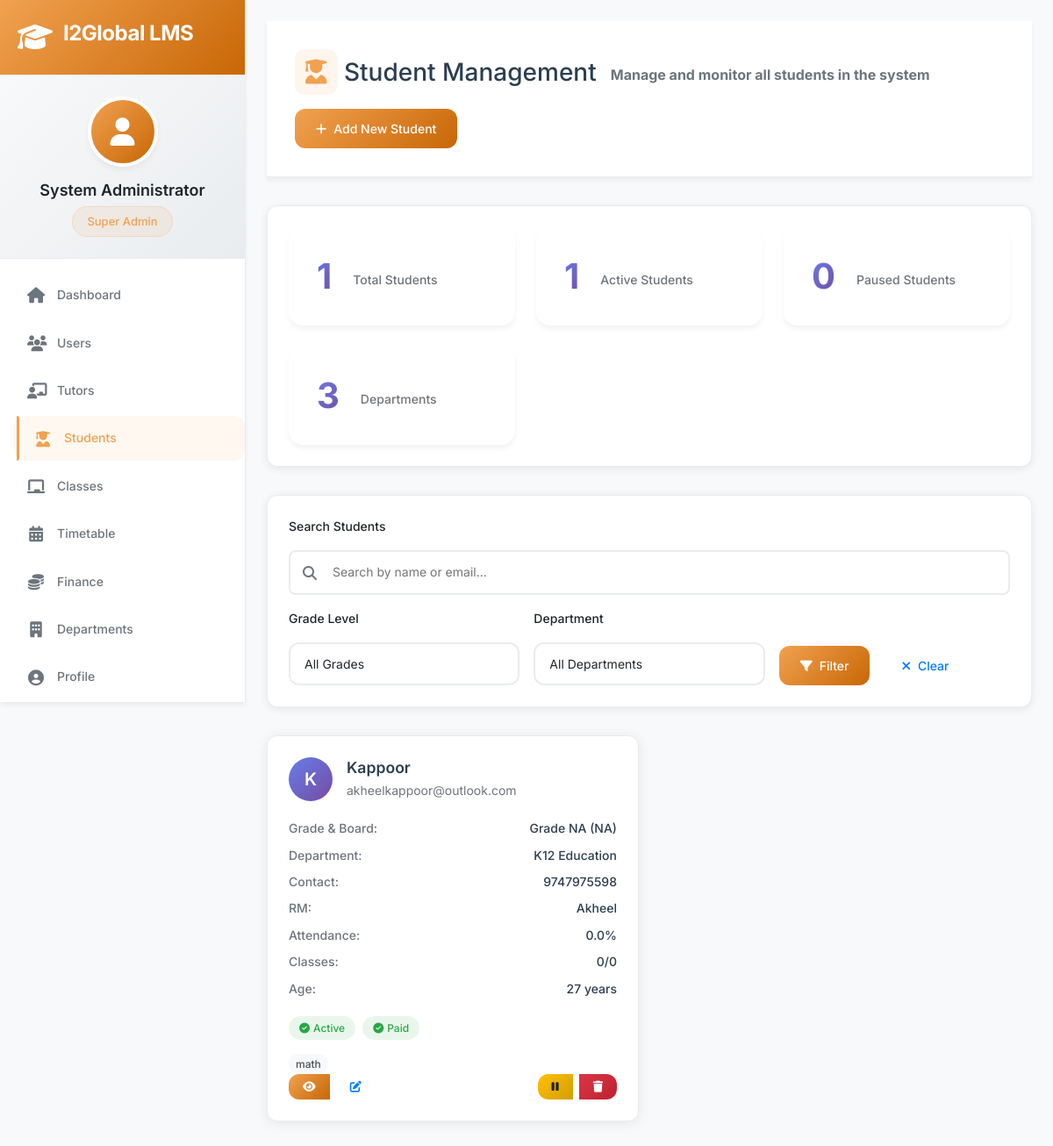
Page /admin/students (signed in) on the earlier database version.
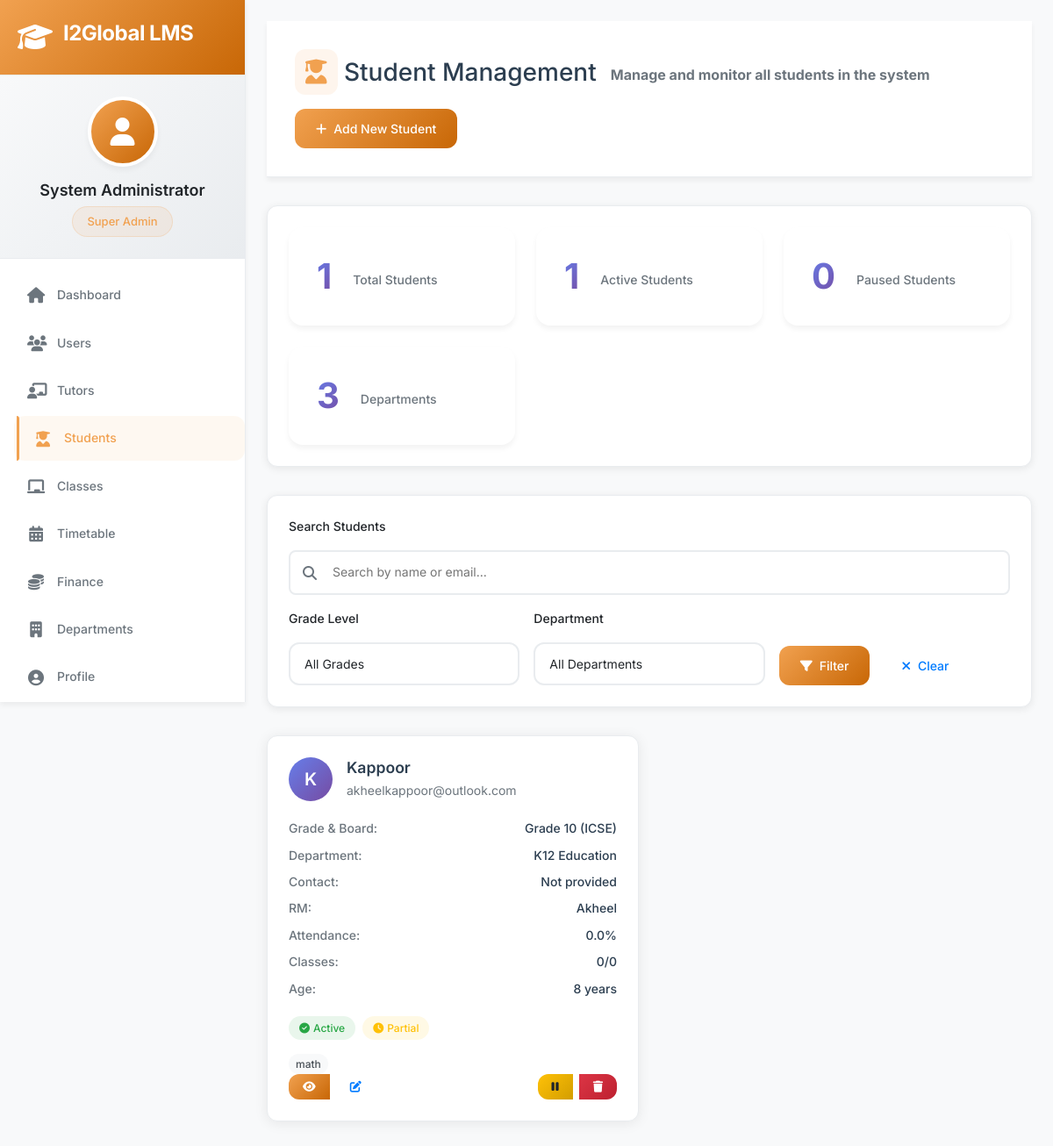
Same page on the later database version.
### app/models/student.py (models this page shows, shortened)
class Student(db.Model):
    __tablename__ = 'students'
    id = db.Column(db.Integer, primary_key=True)
    full_name = db.Column(db.String(100), nullable=False)
    email = db.Column(db.String(120), unique=True, nullable=False)
    phone = db.Column(db.String(20))
    date_of_birth = db.Column(db.Date)
    address = db.Column(db.Text)
    state = db.Column(db.String(50))
    pin_code = db.Column(db.String(10))
    grade = db.Column(db.String(10), nullable=False)
    board = db.Column(db.String(50), nullable=False)
    school_name = db.Column(db.String(200))
    academic_year = db.Column(db.String(20))
    course_start_date = db.Column(db.Date)
    parent_details = db.Column(db.Text)  # JSON with father and mother details
    academic_profile = db.Column(db.Text)  # JSON with learning preferences, hobbies, etc.
    subjects_enrolled = db.Column(db.Text)  # JSON array of subjects
    favorite_subjects = db.Column(db.Text)  # JSON array
    difficult_subjects = db.Column(db.Text)  # JSON array
    availability = db.Column(db.Text)  # JSON weekly schedule
    documents = db.Column(db.Text)  # JSON with document file paths
    department_id = db.Column(db.Integer, db.ForeignKey('departments.id'), nullable=False)
    relationship_manager = db.Column(db.String(100))  # RM name
    fee_structure = db.Column(db.Text)  # JSON with fee details
    is_active = db.Column(db.Boolean, default=True)
    enrollment_status = db.Column(db.String(20), default='active')  # active, paused, completed, dropped
    created_at = db.Column(db.DateTime, default=datetime.utcnow)
    last_class = db.Column(db.DateTime)
    total_classes = db.Column(db.Integer, default=0)
    attended_classes = db.Column(db.Integer, default=0)
    department = db.relationship('Department', backref='students', lazy=True)
    def get_subjects_enrolled(self):
        if self.subjects_enrolled:
            try:
                return json.loads(self.subjects_enrolled)
            except:
                return []
        return []
    def get_fee_structure(self):
        if self.fee_structure:
            try:
                return json.loads(self.fee_structure)
            except:
                return {}
        return {}
    def get_attendance_percentage(self):
        if self.total_classes == 0:
            return 0
        return (self.attended_classes / self.total_classes) * 100
    def get_fee_status(self):
        fee_structure = self.get_fee_structure()
        if not fee_structure:
            return 'unknown'
        total_fee = fee_structure.get('total_fee', 0)
        amount_paid = fee_structure.get('amount_paid', 0)
        if amount_paid >= total_fee:
            return 'paid'
        elif amount_paid > 0:
            return 'partial'
        else:
            return 'pending'
    def get_age(self):
        if self.date_of_birth:
            today = date.today()
            return today.year - self.date_of_birth.year - \
                   ((today.month, today.day) < (self.date_of_birth.month, self.date_of_birth.day))
        return None

### app/models/department.py (models this page shows, shortened)
class Department(db.Model):
    __tablename__ = 'departments'
    id = db.Column(db.Integer, primary_key=True)
    name = db.Column(db.String(50), unique=True, nullable=False)
    code = db.Column(db.String(10), unique=True, nullable=False)  # K12, TT, UPSKILL
    description = db.Column(db.Text)
    permissions = db.Column(db.Text)  # JSON string of permissions
    is_active = db.Column(db.Boolean, default=True)
    created_at = db.Column(db.DateTime, default=datetime.utcnow)
    created_by = db.Column(db.Integer, db.ForeignKey('users.id'))
    settings = db.Column(db.Text)  # JSON string for department-specific settings

### app/routes/admin.py (the view)
@bp.route('/students')
@login_required
@admin_required
def students():
    page = request.args.get('page', 1, type=int)
    grade_filter = request.args.get('grade', '')
    dept_filter = request.args.get('department', '', type=int)
    search = request.args.get('search', '')
    query = Student.query
    if grade_filter:
        query = query.filter_by(grade=grade_filter)
    if dept_filter:
        query = query.filter_by(department_id=dept_filter)
    if search:
        query = query.filter(Student.full_name.contains(search))
    students = query.order_by(Student.created_at.desc()).paginate(
        page=page, per_page=20, error_out=False
    )
    departments = Department.query.filter_by(is_active=True).all()
    return render_template('admin/students.html', students=students, departments=departments)

### app/models/user.py (called while the page is built, shortened)
@login.user_loader
def load_user(user_id):
    return User.query.get(int(user_id))

    def has_permission(self, permission):
        if self.role == 'superadmin':
            return True

    def get_role_display(self):
        role_map = {
            'superadmin': 'Super Admin',
            'admin': 'Admin',
            'coordinator': 'Coordinator',
            'tutor': 'Tutor'
        }
        return role_map.get(self.role, self.role.title())

### app/routes/admin.py (called while the page is built)
def admin_required(f):
    @wraps(f)
    def decorated_function(*args, **kwargs):
        if current_user.role not in ['superadmin', 'admin', 'coordinator']:
            flash('Access denied. Insufficient permissions.', 'error')
            return redirect(url_for('dashboard.index'))
        return f(*args, **kwargs)
    return decorated_function

### app/templates/admin/students.html (shortened to what the changed rows need)
{% extends "base.html" %}
{% block content %}
<div class="page-content">
    <div class="page-header">
        <div class="page-header-content">
            <div class="page-title">
                <h1><i class="fas fa-user-graduate"></i> Student Management</h1>
            </div>
        </div>
    </div>
    <div class="students-container">
        {% if students.items %}
        <div class="students-grid">
            {% for student in students.items %}
            <div class="student-card">
                <div class="student-header">
                    <div class="student-avatar">
                        {{ student.full_name[0].upper() }}
                    </div>
                    <div class="student-info">
                        <h3>{{ student.full_name }}</h3>
                        <p>{{ student.email }}</p>
                    </div>
                </div>
                <div class="student-details">
                    <div class="detail-row">
                        <span class="detail-label">Grade & Board:</span>
                        <span class="detail-value">Grade {{ student.grade }} ({{ student.board }})</span>
                    </div>
                    <div class="detail-row">
                        <span class="detail-label">Department:</span>
                        <span class="detail-value">{{ student.department.name if student.department else 'Not assigned' }}</span>
                    </div>
                    <div class="detail-row">
                        <span class="detail-label">Contact:</span>
                        <span class="detail-value">{{ student.phone or 'Not provided' }}</span>
                    </div>
                    <div class="detail-row">
                        <span class="detail-label">RM:</span>
                        <span class="detail-value">{{ student.relationship_manager or 'Not assigned' }}</span>
                    </div>
                    <div class="detail-row">
                        <span class="detail-label">Attendance:</span>
                        <span class="detail-value">{{ "%.1f"|format(student.get_attendance_percentage()) }}%</span>
                    </div>
                    <div class="detail-row">
                        <span class="detail-label">Classes:</span>
                        <span class="detail-value">{{ student.attended_classes }}/{{ student.total_classes }}</span>
                    </div>
                    <div class="detail-row">
                        <span class="detail-label">Age:</span>
                        <span class="detail-value">{{ student.get_age() or 'Unknown' }} years</span>
                    </div>
                </div>
                <div class="student-badges">
                    <div class="status-badge {{ student.enrollment_status }}">
                        {% if student.enrollment_status == 'active' %}
                            <i class="fas fa-check-circle"></i>
                        {% elif student.enrollment_status == 'paused' %}
                            <i class="fas fa-pause-circle"></i>
                        {% elif student.enrollment_status == 'completed' %}
                            <i class="fas fa-graduation-cap"></i>
                        {% else %}
                            <i class="fas fa-times-circle"></i>
                        {% endif %}
                        {{ student.enrollment_status.title() }}
                    </div>
                    <div class="status-badge fee-badge {{ student.get_fee_status() }}">
                        {% if student.get_fee_status() == 'paid' %}
                            <i class="fas fa-check-circle"></i> Paid
                        {% elif student.get_fee_status() == 'partial' %}
                            <i class="fas fa-clock"></i> Partial
                        {% else %}
                            <i class="fas fa-exclamation-circle"></i> Pending
                        {% endif %}
                    </div>
                </div>
                {% if student.get_subjects_enrolled() %}
                <div class="subjects-list">
                    {% for subject in student.get_subjects_enrolled()[:3] %}
                        <span class="subject-tag">{{ subject }}</span>
                    {% endfor %}
                </div>
                {% endif %}
                <div class="student-actions">
                    <div class="btn-group">
                        <a href="{{ url_for('admin.student_details', student_id=student.id) }}"
                           class="btn btn-primary btn-sm" title="View Details">
                            <i class="fas fa-eye"></i>
                        </a>
                        <a href="{{ url_for('admin.edit_student', student_id=student.id) }}"
                           class="btn btn-outline btn-sm" title="Edit Student">
                            <i class="fas fa-edit"></i>
                        </a>
                    </div>
                    <div class="btn-group">
                        {% if student.is_active %}
                            <button type="button" class="btn btn-warning btn-sm"
                                    onclick="toggleStudentStatus({{ student.id }}, false)"
                                    title="Deactivate Student">
                                <i class="fas fa-pause"></i>
                            </button>
                        {% else %}
                            <button type="button" class="btn btn-success btn-sm"
                                    onclick="toggleStudentStatus({{ student.id }}, true)"
                                    title="Activate Student">
                                <i class="fas fa-play"></i>
                            </button>
                        {% endif %}
                        {% if current_user.role == 'superadmin' %}
                        <button type="button" class="btn btn-danger btn-sm"
                                onclick="deleteStudent({{ student.id }}, '{{ student.full_name }}')"
                                title="Delete Student">
                            <i class="fas fa-trash"></i>
                        </button>
                        {% endif %}
                    </div>
                </div>
            </div>
            {% endfor %}
        </div>
        {% endif %}
    </div>
</div>
{% endblock %}

Differences in the rows shown:
changed Student "Kappoor": grade "NA" → "10"; board "NA" → "ICSE"; phone "9747975598" → "Not provided"; date_of_birth "27" → "8"; fee_structure "Paid" → "Partial"
